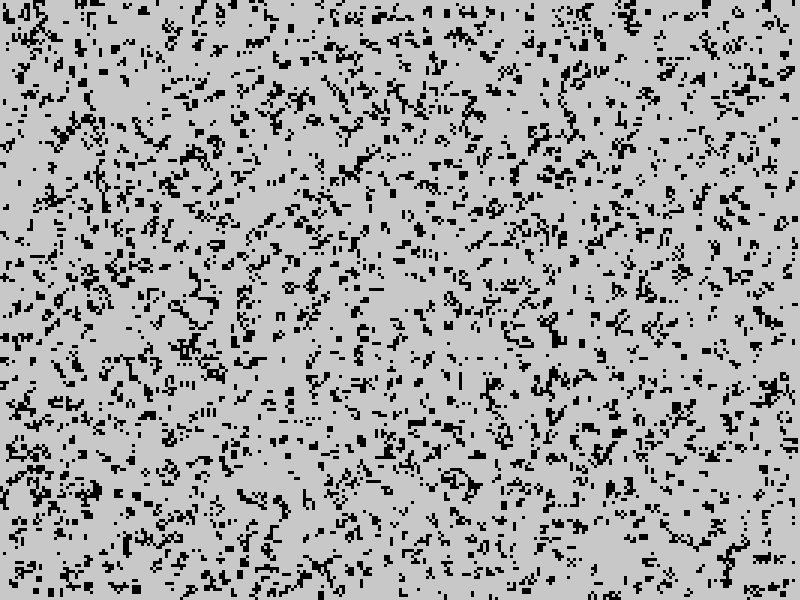
Frame 1 (no input)
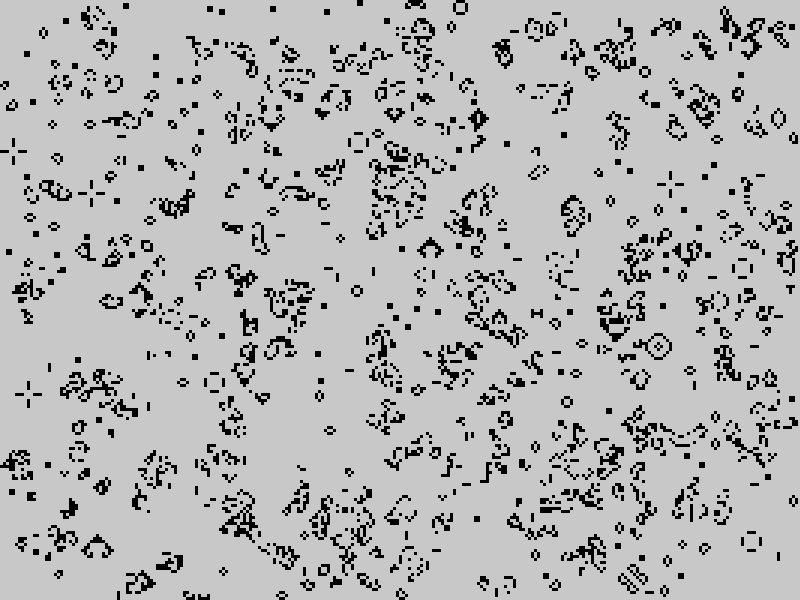
Frame 60 (no input)
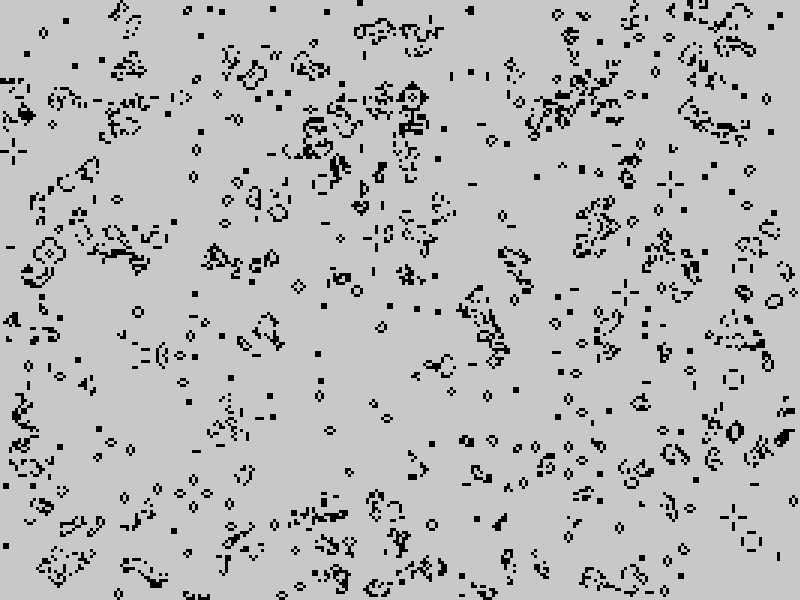
Frame 120 (the mouse pressed at the canvas centre since frame 60)

The p5.js sketch that drew these frames (run headless with seeded random() and noise() and a simulated clock; from frame 60 on, the mouse is pressed at the canvas centre):

// p5.js sketch
// ── sketch.js
const GRID_CELL_STROKE_COLOR = [0, 0, 0];
const GRID_CELL_FILL_COLOR = [0, 0, 0];

const GRID_CELL_SIZE = 3
const GRID_HORIZONTAL_COUNT = parseInt(800 / GRID_CELL_SIZE) //window.width / (GRID_CELL_SIZE) / 2;
const GRID_VERTICAL_COUNT = parseInt(600 / GRID_CELL_SIZE) //window.height / (GRID_CELL_SIZE) / 2;


var grid;

function setup() {
	createCanvas(screen.width, screen.height);
	grid = new Grid(GRID_HORIZONTAL_COUNT, GRID_VERTICAL_COUNT, GRID_CELL_SIZE, GRID_CELL_STROKE_COLOR, GRID_CELL_FILL_COLOR);
	grid.setupGameOfLife();
	//frameRate(15);
}

function draw() {
	background(200);
	grid.executeGameOfLife();
	grid.draw();
}

function keyPressed() {
	if (keyCode === 82) { //R -> Reset
		grid.resetGameOfLife();
	}
}

class Grid {
	constructor(horizontalCount, verticalCount, sizeOfCell, strokeColor, fillColor) {
		this.horizontalCount = horizontalCount;
		this.verticalCount = verticalCount;
		this.sizeOfCell = sizeOfCell;
		this.strokeColor = strokeColor;
		this.fillColor = fillColor;

		this.gridCells = new Array(horizontalCount);
		for (let i = 0; i < horizontalCount; i++) {
			this.gridCells[i] = new Array(verticalCount);
			for (let j = 0; j < this.verticalCount; j++) {
				this.gridCells[i][j] = new GridItem(i * this.sizeOfCell, j * this.sizeOfCell, this.sizeOfCell, this.strokeColor, this.fillColor)
			}
		}
	}

	reviveCell(x, y, strokeColor = 0, fillColor = 0) {
		this.gridCells[x][y].activated = true;
	}

	killCell(x, y) {
		this.gridCells[x][y].activated = false
	}

	draw() {
		for (let i = 0; i < this.horizontalCount; i++) {
			for (let j = 0; j < this.verticalCount; j++) {
				if (this.gridCells[i][j].activated) {
					this.gridCells[i][j].draw();
				}
			}
		}
	}

	resetGameOfLife() {
		this.gridCells = new Array(this.horizontalCount);
		for (let i = 0; i < this.horizontalCount; i++) {
			this.gridCells[i] = new Array(this.verticalCount);
			for (let j = 0; j < this.verticalCount; j++) {
				this.gridCells[i][j] = new GridItem(i * this.sizeOfCell, j * this.sizeOfCell, this.sizeOfCell, this.strokeColor, this.fillColor)
			}
		}
		this.setupGameOfLife()
	}

	setupGameOfLife() {
		let spawnRate = (this.horizontalCount * this.verticalCount) / 5;
		console.log("SpawnRate: " + spawnRate);
		for (let i = 0; i < spawnRate; i++) {
			//TODO: implement, that a cell cannot be added multiple times.
			this.reviveCell(parseInt(random(0, this.horizontalCount)), parseInt(random(0, this.verticalCount)), GRID_CELL_STROKE_COLOR, GRID_CELL_FILL_COLOR);
		}
	}

	executeGameOfLife() {
		for (let x = 0; x < this.horizontalCount; x++) {
			for (let y = 0; y < this.verticalCount; y++) {

				this.gridCells[x][y].goingToLive == false;

				let countOfNeighbours = 0;
				if (y > 0) {
					if (x >= 1 && this.gridCells[x - 1][y - 1].activated) {
						countOfNeighbours++;
					}
					if (x >= 1 && this.gridCells[x][y - 1].activated) {
						countOfNeighbours++;
					}
					if (x < GRID_HORIZONTAL_COUNT - 1 && this.gridCells[x + 1][y - 1].activated) {
						countOfNeighbours++;
					}
				}
				if (y < GRID_VERTICAL_COUNT - 1) {
					if (x >= 1 && this.gridCells[x - 1][y + 1].activated) {
						countOfNeighbours++;
					}
					if (this.gridCells[x][y + 1].activated) {
						countOfNeighbours++;
					}

					if (x < GRID_HORIZONTAL_COUNT - 1 && this.gridCells[x + 1][y + 1].activated) {
						countOfNeighbours++;
					}
				}
				if (x >= 1 && this.gridCells[x - 1][y].activated) {
					countOfNeighbours++;
				}
				if (x < GRID_HORIZONTAL_COUNT - 1 && this.gridCells[x + 1][y].activated) {
					countOfNeighbours++;
				}

				//RuleSet 23/3
				if (this.gridCells[x][y].activated) {
					if (countOfNeighbours == 2 || countOfNeighbours == 3) {
						this.gridCells[x][y].goingToLive = true;
					} else {
						this.gridCells[x][y].goingToLive = false;
					}
				} else {
					if (countOfNeighbours == 3) {
						this.gridCells[x][y].goingToLive = true;
					}
				}

			}
		}

		//Update gridCells here:
		for (let x = 0; x < this.horizontalCount; x++) {
			for (let y = 0; y < this.verticalCount; y++) {
				if (this.gridCells[x][y].goingToLive == true) {
					this.reviveCell(x, y);
				} else {
					this.killCell(x, y);
				}
			}
		}
	}
}

class GridItem {
	constructor(x, y, sizeOfCell, strokeColor, fillColor) {
		this.x = x;
		this.y = y;
		this.sizeOfCell = sizeOfCell;
		this.strokeColor = strokeColor;
		this.fillColor = fillColor;
		this.activated = false;
		this.goingToLive = false;
	}

	draw() {
		strokeWeight(0);
		stroke(this.strokeColor)
		fill(this.fillColor)
		rect(this.x, this.y, this.sizeOfCell, this.sizeOfCell)
	}
}
